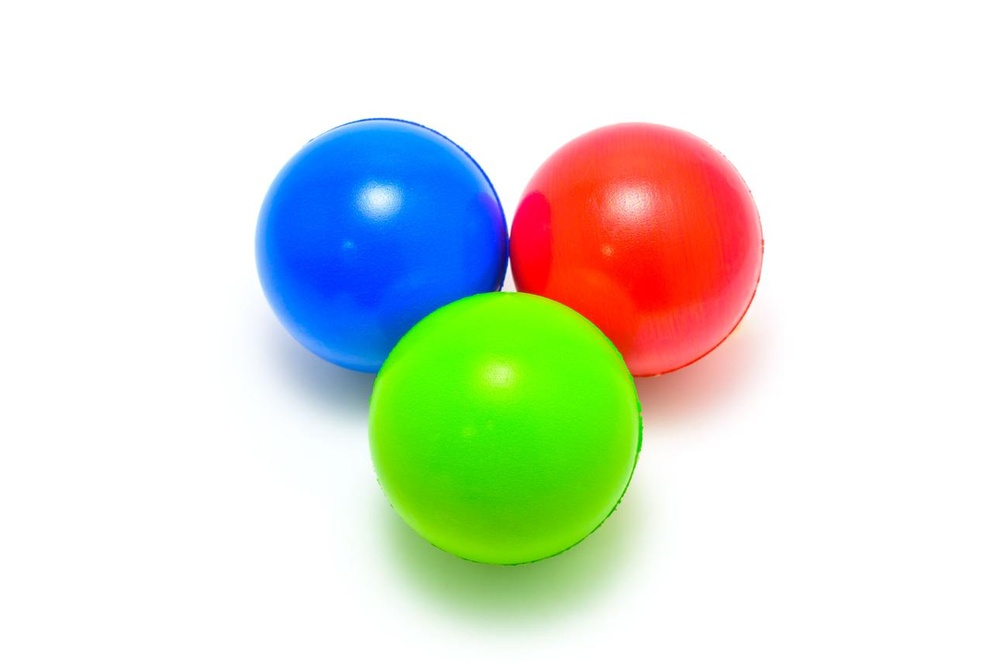
#> input picture 3pools.jpg, 1000 x 667 px, shrunk from 1290 x 860 before the run
$ python color_detection.py
#> lines starting #> are read from the running program, lines starting #| are printed output that depends on the picture; after the words box and inside, x2 and y2 are one past the last pixel; in counts of white or black regions, pixels touching at a corner belong together
import cv2
import numpy as np

image = cv2.imread("3pools.jpg")
#> image is the input picture: shape (667, 1000, 3); mean B, G, R 213.6, 226.5, 220.3
hsv = cv2.cvtColor(image, cv2.COLOR_BGR2HSV)
#> hsv: shape (667, 1000, 3); mean H, S, V 24.4, 56.8, 250

# حدود الألوان
colors = {
    "Red": (
        np.array([0, 120, 70]),
        np.array([10, 255, 255])
    ),
    "Green": (
        np.array([35, 50, 50]),
        np.array([85, 255, 255])
    ),
    "Blue": (
        np.array([100, 150, 50]),
        np.array([140, 255, 255])
    )
}

for color_name, (lower, upper) in colors.items():

    mask = cv2.inRange(hsv, lower, upper)

    contours, _ = cv2.findContours(mask, cv2.RETR_EXTERNAL, cv2.CHAIN_APPROX_SIMPLE)

    for cnt in contours:

        area = cv2.contourArea(cnt)

        if area > 500:

            x, y, w, h = cv2.boundingRect(cnt)

            cv2.rectangle(image, (x, y), (x+w, y+h), (0, 255, 0), 2)

            cv2.putText(image,
                        color_name,
                        (x, y-10),
                        cv2.FONT_HERSHEY_SIMPLEX,
                        0.8,
                        (0, 255, 0),
                        2)
#> this loop made 3 passes
#> pass 1, `mask = cv2.inRange(hsv, lower, upper)`:
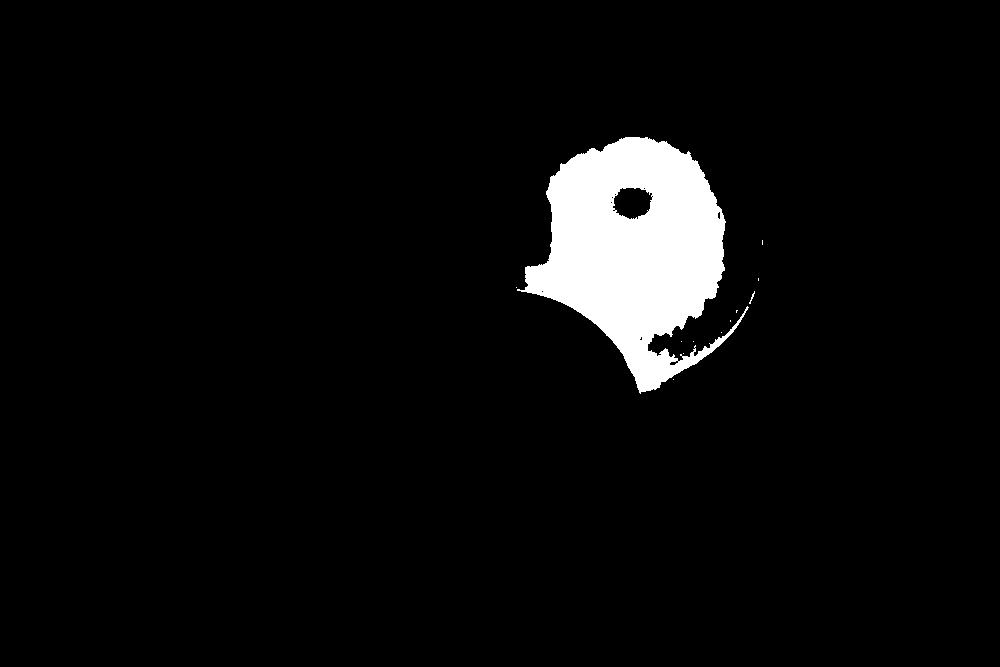
#> mask: shape (667, 1000); 4.7% white; 12 white regions (10 under 20 px), largest, box (x1, y1, x2, y2) and area: (517, 137, 749, 394) 31329, (749, 291, 755, 304) 22
#> pass 2, `mask = cv2.inRange(hsv, lower, upper)`:
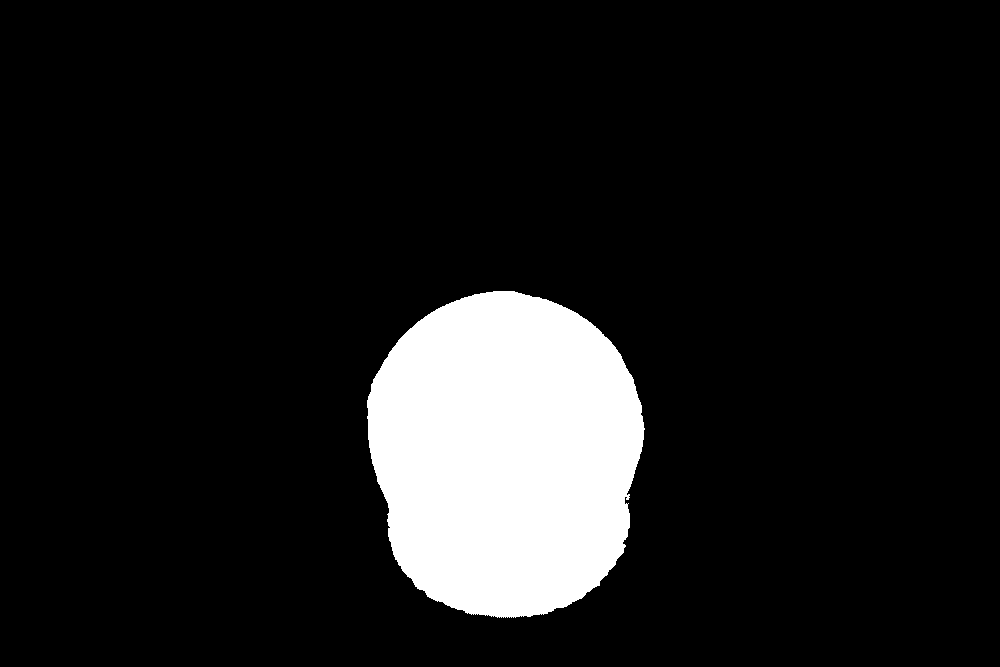
#> mask: shape (667, 1000); 10.8% white; 1 white region, box (x1, y1, x2, y2) and area: (367, 291, 645, 618) 71907
#> pass 3, `mask = cv2.inRange(hsv, lower, upper)`:
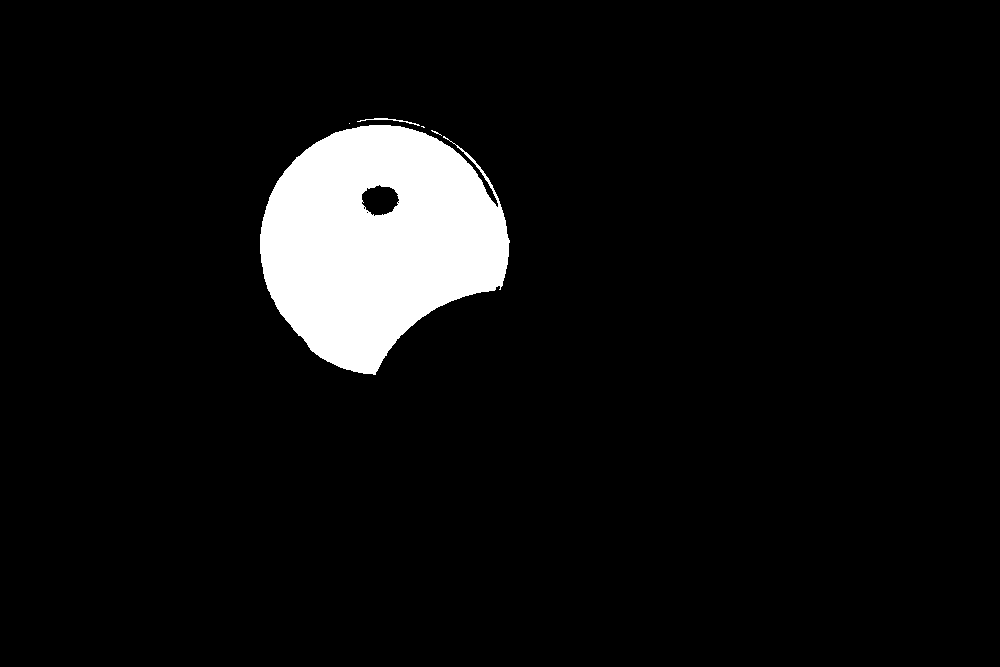
#> mask: shape (667, 1000); 6.4% white; 5 white regions (3 under 20 px), largest, box (x1, y1, x2, y2) and area: (260, 125, 510, 375) 42865, (357, 118, 420, 126) 95
#> after the loop:
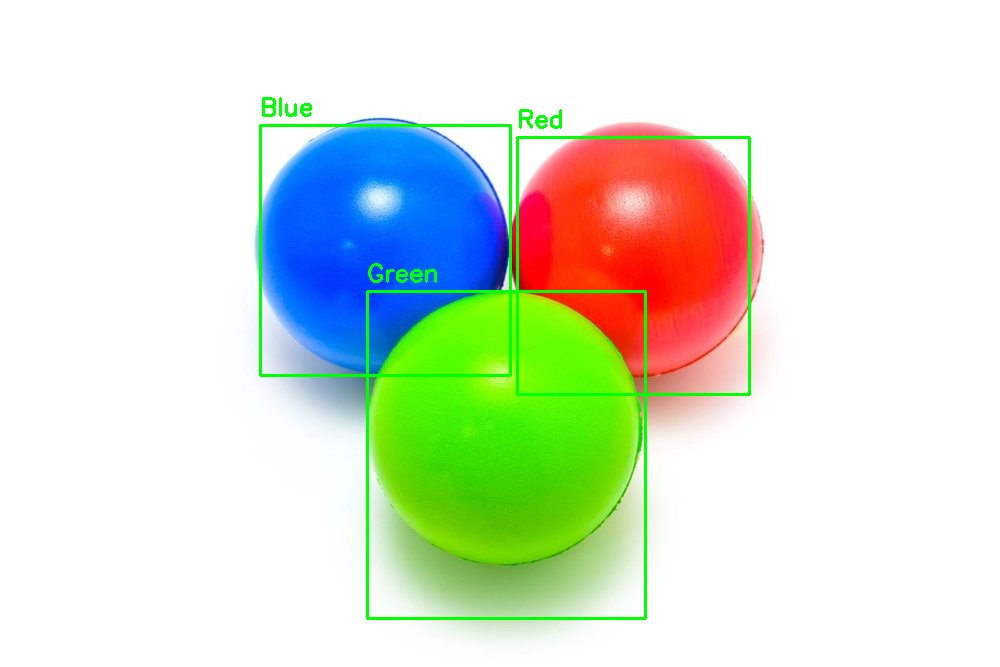
#> image: shape (667, 1000, 3); 1.63% of pixels changed, all inside (x1, y1, x2, y2) = (259, 97, 751, 620)

cv2.imshow("Color Recognition", image)

cv2.waitKey(0)
cv2.destroyAllWindows()
